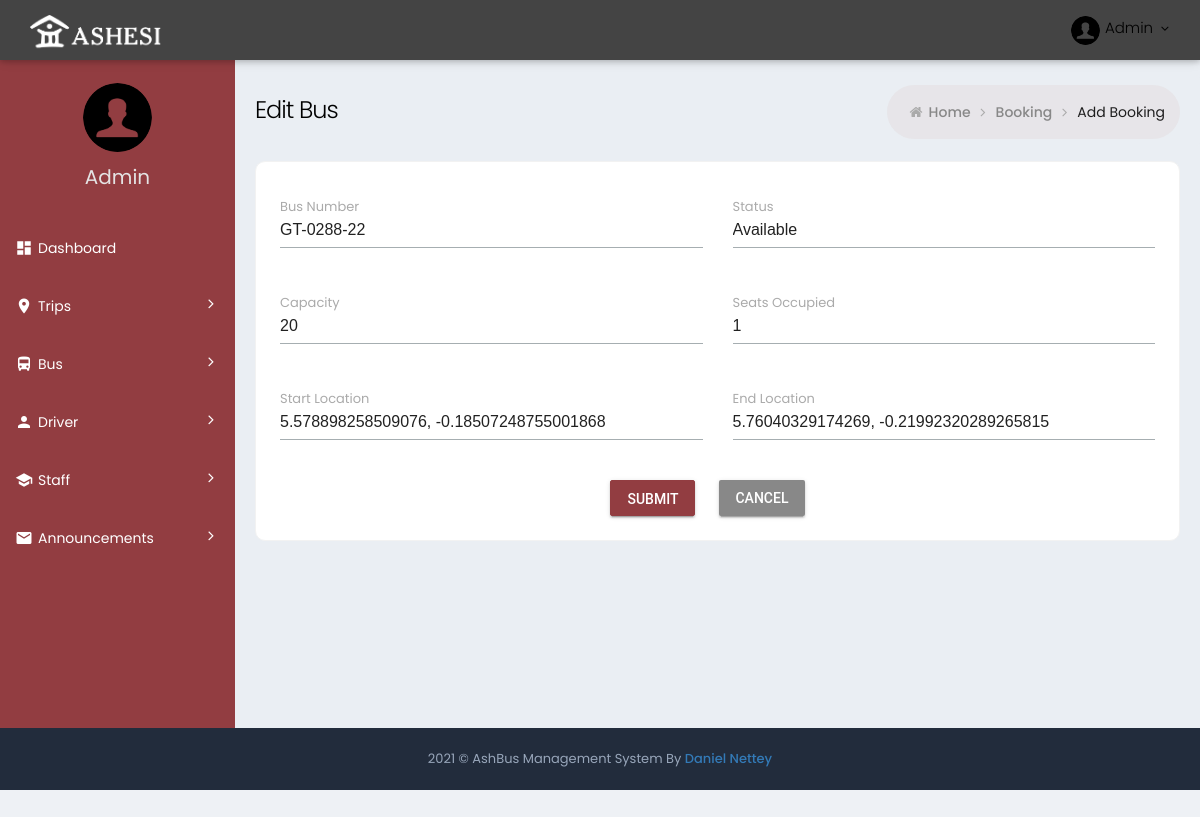
The page /editbus/2/ on the database as committed earlier.
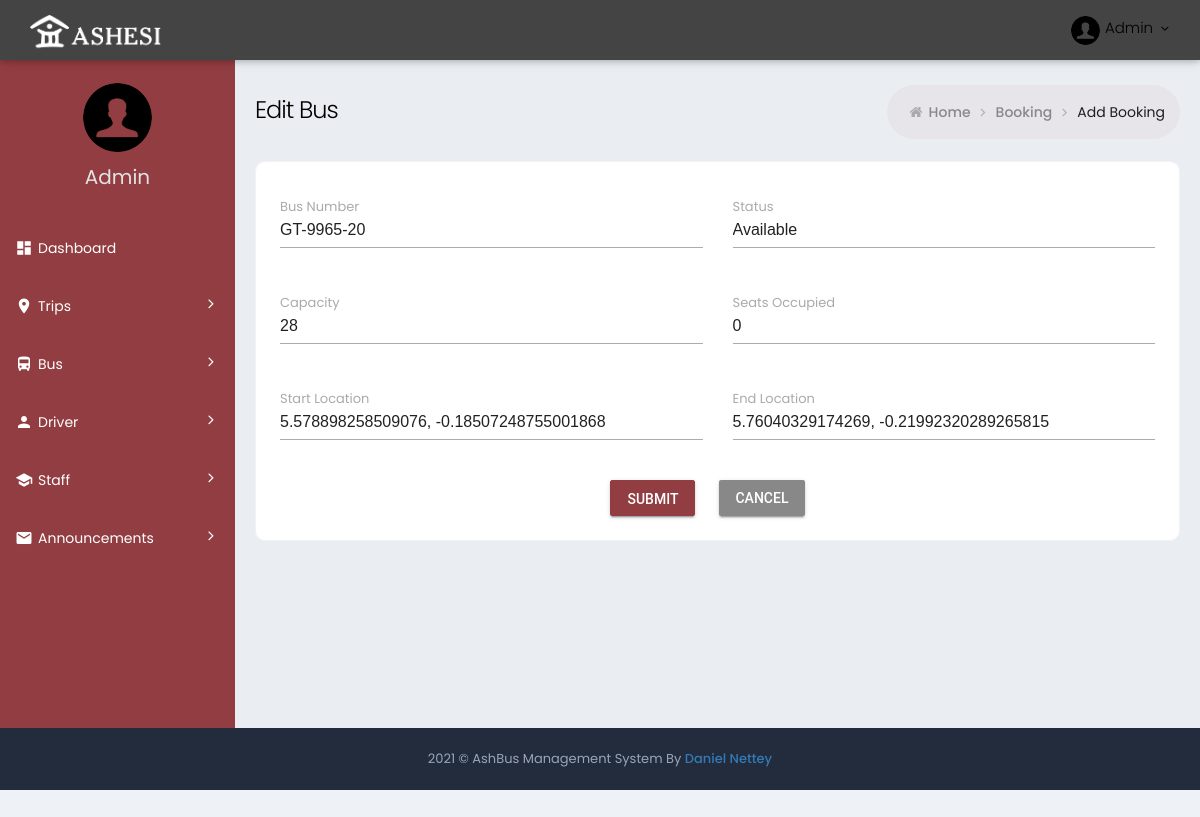
The same page on the database as committed later.
### ashbus/ashbus_web/models.py (models this page shows, shortened)
class Bus(models.Model):
    bus_number = models.CharField(max_length=40)
    status = models.CharField(max_length=20)
    capacity = models.IntegerField()
    seats_occupied = models.IntegerField()
    location = models.CharField(max_length=60)
    address = models.CharField(max_length=80)
    route = models.ForeignKey(Route, on_delete=models.CASCADE)

class Route(models.Model):
    start_address = models.CharField(max_length=60,default = "")
    end_address = models.CharField(max_length=60, default = "Ashesi University")
    start_location = models.CharField(max_length=40)
    end_location = models.CharField(max_length=40)
    route = models.TextField(default="w}qa@fwc@DP@zAHPF@ZBAZ@rGClJAzLEhXCpWGfN?fI?rHC~QCvH?xIGdYEbE?rFCx\\EdSCze@GfNAD?~DAlAG?G@MJEBKBa@AqGEkE@mNE_K?cK?gDDiCXoAXuClAyE~Bg@R]DK@]FE?EBCD?@?@CHEHGLmAjAgAnAwCtDiCnDkChDs@p@cGbEq@Z}@n@HTo@Pq@ZQLyApAo@`@s@VgB\\qA`@aDjA}FlBmA\\uAV_E\\yGh@kAFc@@c@Ci@IaBQ{AUgEc@uI}@eFe@uASyDs@uD}@wGoAuFy@eCKmCYeKcA}MsAkMuAuFs@cKaAgHq@mDm@a@I}Bu@iCeAuB_A_I_EyAi@wA]gAOeAGa@Aa@?eANcCZoAPwCTaCBsOw@_DOcJA_AA_AI_AG_Dk@{Bs@}@c@oEkCwBqAeFmDoDeCaDuBkC_BsAq@sCkAgFmByIeDm@]q@i@}EoGaC_DqA{As@k@m@UmBg@kFmAsIoBkD{@gAQkCYcD[oDWcCY}Bg@eBc@aDiAuBo@iDkAWK{@g@g@_@[c@W{@KyBG_@Om@gAoBUa@kA}A[W_Ag@iAm@yAgA{GyEaCeBaAo@cCeBsA_Ao@[wBu@[IA]Cc@[kD@k@Ha@N_@j@w@V[pAeA`BgAv@Uj@GXBtBb@b@LdDfAbDlA`Cz@jAj@TRFJRz@F^z@V")

### ashbus/ashbus_web/views.py (the view)
# urls.py: path('editbus/<int:bus_id>/', EditBusView, name="edit_bus"),
def EditBusView(request, bus_id):
    bus = Bus.objects.filter(id=bus_id)[0]
    route = Route.objects.filter(id=bus.route.id)[0]
    if request.method == "POST":
        try:
            bus.bus_number = request.POST.get('bus_number')
            bus.status = request.POST.get('status')
            bus.capacity = request.POST.get('capacity')
            bus.seats_occupied = request.POST.get('seats_occupied')
            route.start_location = request.POST.get('start_location')
            route.end_location = request.POST.get('end_location')
            bus.save()
            route.save()
            return render(request, 'edit_bus.html', {"bus":bus})
        except Exception :
            raise Exception
            return render(request,"Something went wrong")
    else:
        return render(request, 'edit_bus.html', {"bus":bus})

### ashbus/ashbus_web/templates/edit_bus.html (shortened to what this page needs)
{% extends 'innerBase.html'  %}
{% block Content %}
<div class="page-content-wrapper">
	<div class="page-content">
		<div class="page-bar">
			<div class="page-title-breadcrumb">
				<div class=" pull-left">
					<div class="page-title">Edit Bus </div>
				</div>
				<ol class="breadcrumb page-breadcrumb pull-right">
					<li><i class="fa fa-home"></i>&nbsp;<a class="parent-item"
							href="{% url 'index' %}">Home</a>&nbsp;<i class="fa fa-angle-right"></i>
					</li>
					<li><a class="parent-item" href="">Booking</a>&nbsp;<i class="fa fa-angle-right"></i>
					</li>
					<li class="active">Add Booking</li>
				</ol>
			</div>
		</div>
		<div class="row">
			<div class="col-sm-12">
				<div class="card-box">
					<form action="{% url 'edit_bus' bus.id %}"  method="POST"  class="">
						<div class="card-body row">
							<div class="col-lg-6 p-t-20">
								<div
									class="mdl-textfield mdl-js-textfield mdl-textfield--floating-label txt-full-width">
									<input class="mdl-textfield__input" type="text" name="bus_number" id="txtFirstName" value="{{ bus.bus_number }}">
									<label class="mdl-textfield__label">Bus Number</label>
								</div>
							</div>
							<div class="col-lg-6 p-t-20">
								<div
									class="mdl-textfield mdl-js-textfield mdl-textfield--floating-label txt-full-width">
									<input class="mdl-textfield__input" type="text" name="status" id="txtLasttName" value="{{ bus.status }}">
									<label class="mdl-textfield__label">Status</label>
								</div>
							</div>
							<div class="col-lg-6 p-t-20">
								<div
									class="mdl-textfield mdl-js-textfield mdl-textfield--floating-label txt-full-width">
									<input class="mdl-textfield__input" type="number" name="capacity" id="txtemail" value="{{ bus.capacity }}">
									<label class="mdl-textfield__label">Capacity</label>
								</div>
							</div>
							<div class="col-lg-6 p-t-20">
								<div
									class="mdl-textfield mdl-js-textfield mdl-textfield--floating-label txt-full-width">
									<input class="mdl-textfield__input" type="number" name="seats_occupied" id="txtemail" value="{{ bus.seats_occupied }}">
									<label class="mdl-textfield__label">Seats Occupied</label>
								</div>
							</div>
							<div class="col-lg-6 p-t-20">
								<div
									class="mdl-textfield mdl-js-textfield mdl-textfield--floating-label txt-full-width">
									<input class="mdl-textfield__input" type="text" name="start_location" id="start_location" value="{{ bus.route.start_location }}">
									<label class="mdl-textfield__label">Start Location</label>
								</div>
							</div>
							<div class="col-lg-6 p-t-20">
								<div
									class="mdl-textfield mdl-js-textfield mdl-textfield--floating-label txt-full-width">
									<input class="mdl-textfield__input" type="text" id="amount" name="end_location" value="{{ bus.route.end_location }}">
									<label class="mdl-textfield__label">End Location</label>
								</div>
							</div>
							<div class="col-lg-12 p-t-20 text-center">
								<button type="submit" value="submit"
									class="mdl-button mdl-js-button mdl-button--raised mdl-js-ripple-effect m-b-10 m-r-20 btn-pink">Submit</button>
								<a href="{% url 'index' %}">
									<button type="button"
									class="mdl-button mdl-js-button mdl-button--raised mdl-js-ripple-effect m-b-10 btn-default">Cancel</button>
								</a>
							</div>
						</div>
					</form>
				</div>
			</div>
		</div>
	</div>
</div>
{% endblock Content %}

Rows that differ between the two databases and show on the page:
changed Bus "Available": bus_number "GT-0288-22" → "GT-9965-20"; capacity "20" → "28"; seats_occupied "1" → "0"
